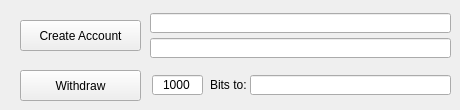
    <widget class="QWidget" name="tab_4">
     <attribute name="title">
      <string>Account Stuff</string>
     </attribute>
     <widget class="QPushButton" name="pushButton_6">
      <property name="geometry">
       <rect>
        <x>20</x>
        <y>20</y>
        <width>121</width>
        <height>31</height>
       </rect>
      </property>
      <property name="toolTip">
       <string>&lt;html&gt;&lt;head/&gt;&lt;body&gt;&lt;p&gt;&lt;span style=&quot; font-size:8pt; font-weight:400;&quot;&gt;Click here to create a new Account&lt;/span&gt;&lt;/p&gt;&lt;/body&gt;&lt;/html&gt;</string>
      </property>
      <property name="text">
       <string>Create Account</string>
      </property>
     </widget>
     <widget class="QPushButton" name="pushButton_7">
      <property name="geometry">
       <rect>
        <x>20</x>
        <y>70</y>
        <width>121</width>
        <height>31</height>
       </rect>
      </property>
      <property name="toolTip">
       <string>&lt;html&gt;&lt;head/&gt;&lt;body&gt;&lt;p&gt;Click here to manually Withdraw Bits.&lt;/p&gt;&lt;/body&gt;&lt;/html&gt;</string>
      </property>
      <property name="text">
       <string>Withdraw</string>
      </property>
     </widget>
     <widget class="QLineEdit" name="lineEdit_21">
      <property name="geometry">
       <rect>
        <x>150</x>
        <y>13</y>
        <width>301</width>
        <height>20</height>
       </rect>
      </property>
      <property name="toolTip">
       <string>&lt;html&gt;&lt;head/&gt;&lt;body&gt;&lt;p&gt;See your Account URL here.&lt;/p&gt;&lt;/body&gt;&lt;/html&gt;</string>
      </property>
      <property name="readOnly">
       <bool>true</bool>
      </property>
     </widget>
     <widget class="QLineEdit" name="lineEdit_22">
      <property name="geometry">
       <rect>
        <x>250</x>
        <y>75</y>
        <width>201</width>
        <height>20</height>
       </rect>
      </property>
      <property name="toolTip">
       <string>&lt;html&gt;&lt;head/&gt;&lt;body&gt;&lt;p&gt;Enter your Bitcoin Address here.&lt;/p&gt;&lt;/body&gt;&lt;/html&gt;</string>
      </property>
      <property name="alignment">
       <set>Qt::AlignCenter</set>
      </property>
     </widget>
     <widget class="QLabel" name="label_34">
      <property name="geometry">
       <rect>
        <x>210</x>
        <y>75</y>
        <width>38</width>
        <height>20</height>
       </rect>
      </property>
      <property name="text">
       <string>Bits to:</string>
      </property>
     </widget>
     <widget class="QLineEdit" name="lineEdit_23">
      <property name="geometry">
       <rect>
        <x>152</x>
        <y>75</y>
        <width>51</width>
        <height>20</height>
       </rect>
      </property>
      <property name="toolTip">
       <string>&lt;html&gt;&lt;head/&gt;&lt;body&gt;&lt;p&gt;Amount of Bits to Withdraw, also serves as Limit for Autowithdraw.&lt;/p&gt;&lt;/body&gt;&lt;/html&gt;</string>
      </property>
      <property name="text">
       <string>1000</string>
      </property>
      <property name="alignment">
       <set>Qt::AlignCenter</set>
      </property>
     </widget>
     <widget class="QLineEdit" name="lineEdit_24">
      <property name="geometry">
       <rect>
        <x>150</x>
        <y>38</y>
        <width>301</width>
        <height>20</height>
       </rect>
      </property>
      <property name="toolTip">
       <string>&lt;html&gt;&lt;head/&gt;&lt;body&gt;&lt;p&gt;See your Deposit Address here.&lt;/p&gt;&lt;/body&gt;&lt;/html&gt;</string>
      </property>
      <property name="alignment">
       <set>Qt::AlignCenter</set>
      </property>
      <property name="readOnly">
       <bool>true</bool>
      </property>
     </widget>
    </widget>
